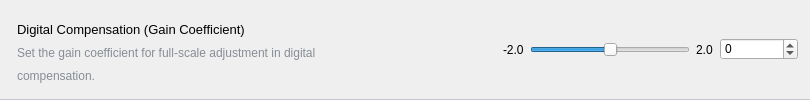
              <widget class="QGroupBox" name="fsadj_gain_coef">
               <property name="minimumSize">
                <size>
                 <width>0</width>
                 <height>62</height>
                </size>
               </property>
               <property name="styleSheet">
                <string notr="true">QGroupBox {
	border-top:none;
	border-bottom:1px solid #C1C7CD;
}</string>
               </property>
               <property name="flat">
                <bool>true</bool>
               </property>
               <layout class="QHBoxLayout" name="horizontalLayout_14">
                <item>
                 <layout class="QVBoxLayout" name="verticalLayout_16">
                  <property name="spacing">
                   <number>0</number>
                  </property>
                  <property name="leftMargin">
                   <number>5</number>
                  </property>
                  <property name="topMargin">
                   <number>6</number>
                  </property>
                  <item>
                   <widget class="QLabel" name="label_35">
                    <property name="font">
                     <font>
                      <pointsize>10</pointsize>
                     </font>
                    </property>
                    <property name="styleSheet">
                     <string notr="true"/>
                    </property>
                    <property name="text">
                     <string>Digital Compensation (Gain Coefficient)</string>
                    </property>
                   </widget>
                  </item>
                  <item>
                   <widget class="QLabel" name="label_36">
                    <property name="styleSheet">
                     <string notr="true">color:rgb(135, 141, 150)</string>
                    </property>
                    <property name="text">
                     <string>Set the gain coefficient for full-scale adjustment in digital </string>
                    </property>
                   </widget>
                  </item>
                  <item>
                   <widget class="QLabel" name="label_37">
                    <property name="styleSheet">
                     <string notr="true">color:rgb(135, 141, 150)</string>
                    </property>
                    <property name="text">
                     <string>compensation.</string>
                    </property>
                   </widget>
                  </item>
                 </layout>
                </item>
                <item>
                 <spacer name="horizontalSpacer_12">
                  <property name="orientation">
                   <enum>Qt::Orientation::Horizontal</enum>
                  </property>
                  <property name="sizeHint" stdset="0">
                   <size>
                    <width>178</width>
                    <height>20</height>
                   </size>
                  </property>
                 </spacer>
                </item>
                <item>
                 <widget class="QLabel" name="fsadj_gain_coef_min">
                  <property name="styleSheet">
                   <string notr="true">background-color:none
</string>
                  </property>
                  <property name="text">
                   <string>-2.0</string>
                  </property>
                 </widget>
                </item>
                <item>
                 <widget class="QSlider" name="fsadj_gain_coef_slider">
                  <property name="sizePolicy">
                   <sizepolicy hsizetype="Minimum" vsizetype="Fixed">
                    <horstretch>0</horstretch>
                    <verstretch>0</verstretch>
                   </sizepolicy>
                  </property>
                  <property name="minimumSize">
                   <size>
                    <width>160</width>
                    <height>0</height>
                   </size>
                  </property>
                  <property name="styleSheet">
                   <string notr="true">background-color:none
</string>
                  </property>
                  <property name="minimum">
                   <number>-20</number>
                  </property>
                  <property name="maximum">
                   <number>20</number>
                  </property>
                  <property name="orientation">
                   <enum>Qt::Orientation::Horizontal</enum>
                  </property>
                  <property name="invertedAppearance">
                   <bool>false</bool>
                  </property>
                  <property name="invertedControls">
                   <bool>false</bool>
                  </property>
                 </widget>
                </item>
                <item>
                 <widget class="QLabel" name="fsadj_gain_coef_max">
                  <property name="sizePolicy">
                   <sizepolicy hsizetype="Minimum" vsizetype="Preferred">
                    <horstretch>0</horstretch>
                    <verstretch>0</verstretch>
                   </sizepolicy>
                  </property>
                  <property name="minimumSize">
                   <size>
                    <width>18</width>
                    <height>0</height>
                   </size>
                  </property>
                  <property name="styleSheet">
                   <string notr="true">background-color:none
</string>
                  </property>
                  <property name="text">
                   <string>2.0</string>
                  </property>
                 </widget>
                </item>
                <item>
                 <widget class="QSpinBox" name="fsadj_gain_coef_spin">
                  <property name="minimumSize">
                   <size>
                    <width>78</width>
                    <height>0</height>
                   </size>
                  </property>
                  <property name="locale">
                   <locale language="English" country="UnitedStates"/>
                  </property>
                  <property name="minimum">
                   <number>-2</number>
                  </property>
                  <property name="maximum">
                   <number>2</number>
                  </property>
                  <property name="singleStep">
                   <number>0</number>
                  </property>
                 </widget>
                </item>
               </layout>
              </widget>
